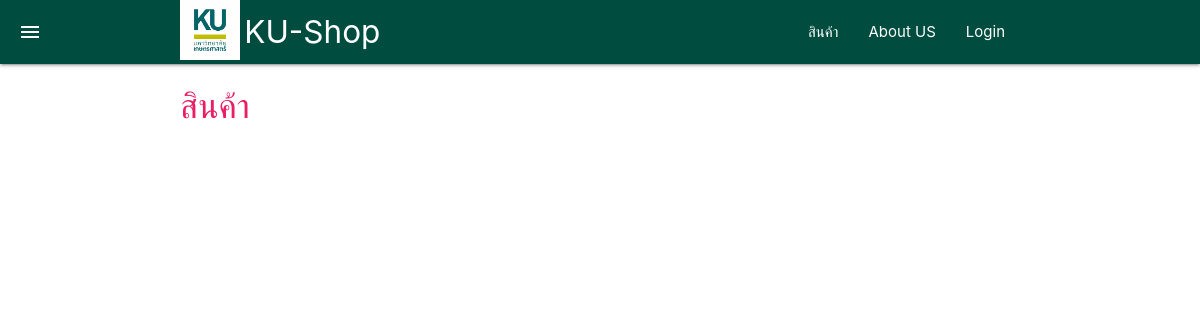
Before: / with the older database file.
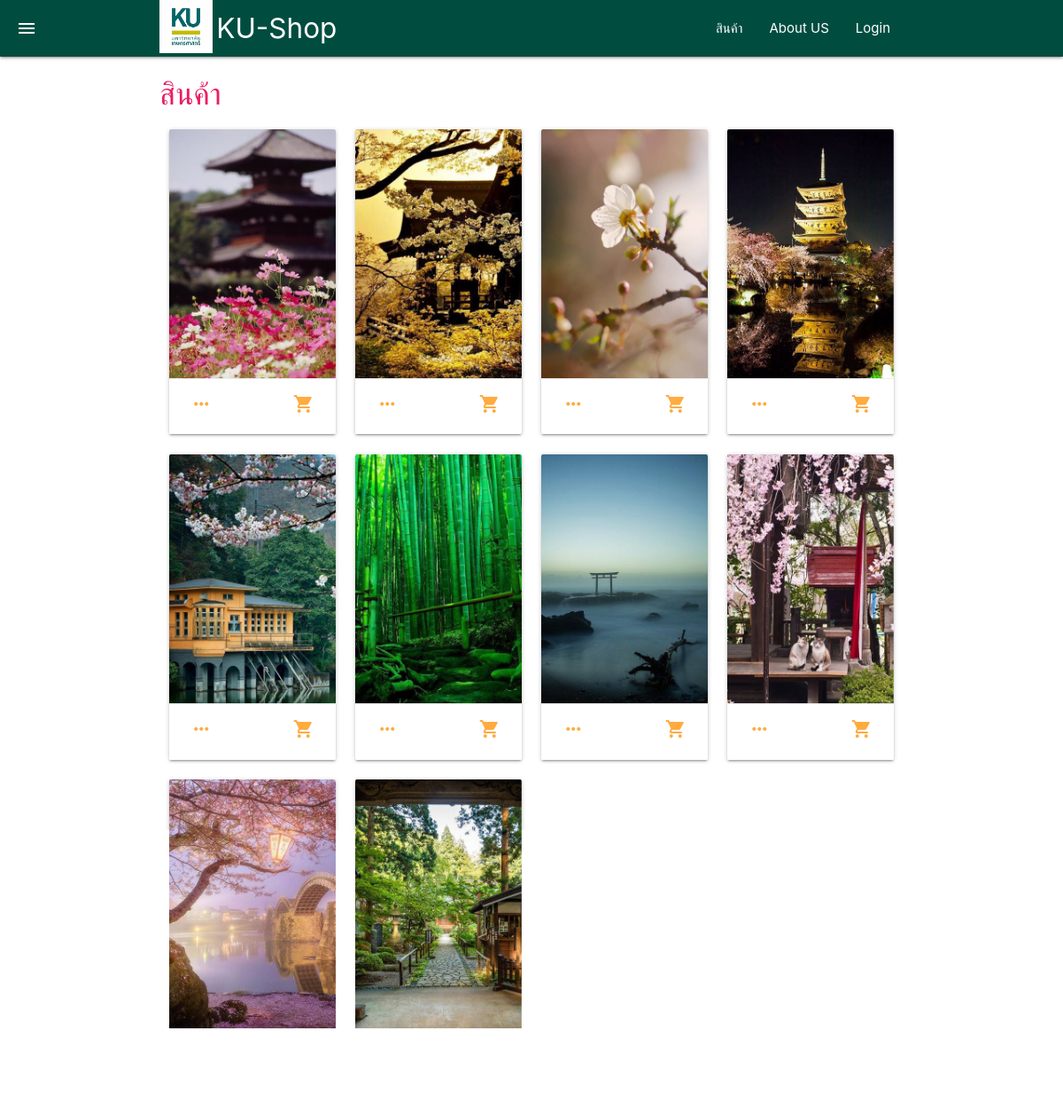
After: the same page with the newer database file.
### tables this page shows
CREATE TABLE `item` (
  `item_id` varchar(100) NOT NULL,
  `item_name` varchar(100) DEFAULT NULL,
  `item_price` float DEFAULT 0,
  `cur_stk` int(11) DEFAULT 0,
  `item_rem` text DEFAULT NULL
);

### index.php (the view, shortened to what this page needs)
<?php
    include "connector.php";
?>
<!DOCTYPE html>
<html lang="th">
<head>
    <link rel="stylesheet" href="./css/materialize.min.css">
    <link rel="stylesheet" href="./iconfont/material-icons.css">
</head>
<body>
    <?php
        include "menuheader.php";
    ?>
    <div class="container">
        <h4 class="pink-text">สินค้า</h4>
        <div class="row">
            <?php
            $sql_data = "SELECT * FROM item ORDER BY item_id ";
            $res_data = $db->query($sql_data);
            while ($data_array = $res_data->fetch(PDO::FETCH_ASSOC)) {
            ?>
                <div class="col l3 m4 s6">
                    <div class="card">
                        <div class="card-image">
                            <img class="materialboxed tooltipped"
                                src="./it_img/<?= $data_array['item_id'] ?>.jpg"
                                alt="<?= $data_array['item_id'] ?>" width="100px"
                                data-position="right"
                                data-tooltip="<?= $data_array['item_price'] ?>">
                        </div>
                        <div class="card-action">
                            <a href="item_show.php?item_id=<?=$data_array['item_id']?>">
                                <i class="material-icons ">more_horiz</i>
                            </a>
                            <?php if($_SESSION['u_level']!='admin') { ?>
                            <a href="cart_add.php?item_id=<?=$data_array['item_id']?>" >
                                <i class="material-icons right">shopping_cart</i>
                            </a>
                            <?php } ?>
                        </div>
                    </div>
                </div>
            <?php
            }
            ?>
        </div>
    </div>
</body>
</html>

### menuheader.php (shortened to what this page needs)
 <nav class="navbar-fixed">
     <div class="nav-wrapper teal darken-4">
         <a href="#" class="sidenav-trigger show-on-large " data-target="sidenav">
	<i class="material-icons ">menu</i>
</a>
         <div class="container">
             <img src="./img/kulogo.png" alt="" width="60px">&nbsp;
             <a href="index.php" class="brand-logo">KU-Shop</a>
             <ul class="right hide-on-med-and-down">
                 <li><a href="index.php">สินค้า</a></li>
                 <li><a href="#">About US</a></li>
                 <?php
                     if(!isset($_SESSION['u_id']))
                     {
                         ?>
                             <li><a href="login.php">Login</a></li>
                         <?php
                     }
                     else
                     {
                         ?>
                             <li><a href="u_show.php?u_id=<?=$_SESSION['u_id']?>"><?=$_SESSION['u_name']?></a></li>
                             <li><a href="logout.php">Logout</a></li>
                         <?php
                     }
                 ?>
             </ul>
         </div>
     </div>
 </nav>

Changed rows visible on the page:
added item: item_id (picture)
added item: item_id (picture)
added item: item_id (picture)
added item: item_id (picture)
added item: item_id (picture)
added item: item_id (picture)
added item: item_id (picture)
added item: item_id (picture)
added item: item_id (picture)
added item: item_id (picture)
